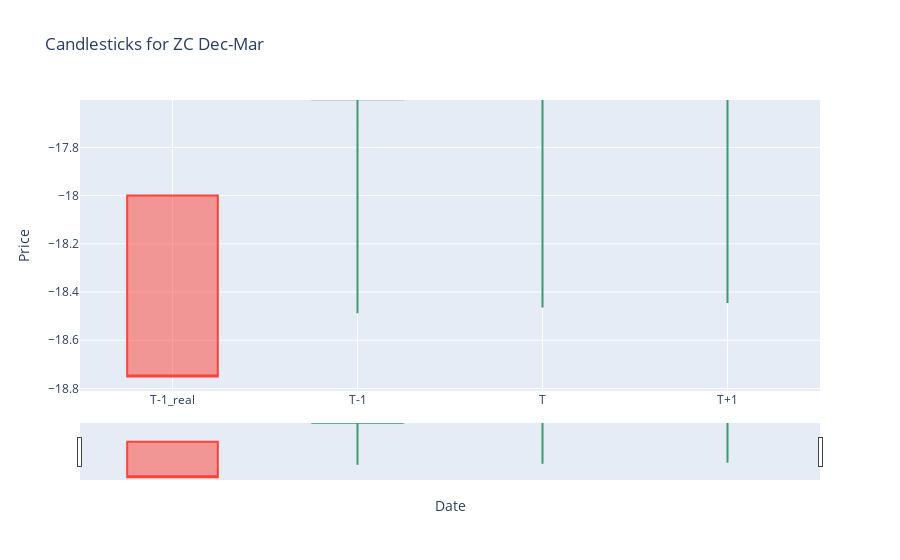

Notebook source saved alongside this figure:
### Code cell
candle = go.Candlestick(
    x=['T-1_real','T-1','T','T+1'],  
    open=ohlc['Open'],
    high=ohlc['High'],
    low=ohlc['Low'],
    close=ohlc['Close']
)

# Create a figure and add the candlestick
fig = go.Figure(data=[candle])

# Update layout to show titles
fig.update_layout(title='Candlesticks for '+files[-1][-19:-9], xaxis_title='Date', yaxis_title='Price')
# fig.update_layout(title='Candlesticks for '+files[-1][-15:-9], xaxis_title='Date', yaxis_title='Price')

# Show the figure
fig.show()

### Figure 1 — Plotly figure (JSON) as saved in the notebook; plotly's stock layout.template omitted (floating-point values rounded to 4 significant figures)
{"data": [{"close": [-18.75, -17.44, -17.41, -17.38, -17.34], "high": [-18, -17.71, -17.69, -17.66, -17.64], "low": [-18.75, -18.49, -18.46, -18.44, -18.43], "open": [-18, -17.6, -17.54, -17.51, -17.49], "type": "candlestick", "x": ["T-1_real", "T-1", "T", "T+1"]}], "layout": {"title": {"text": "Candlesticks for ZC Dec-Mar"}, "xaxis": {"title": {"text": "Date"}}, "yaxis": {"title": {"text": "Price"}}}}
